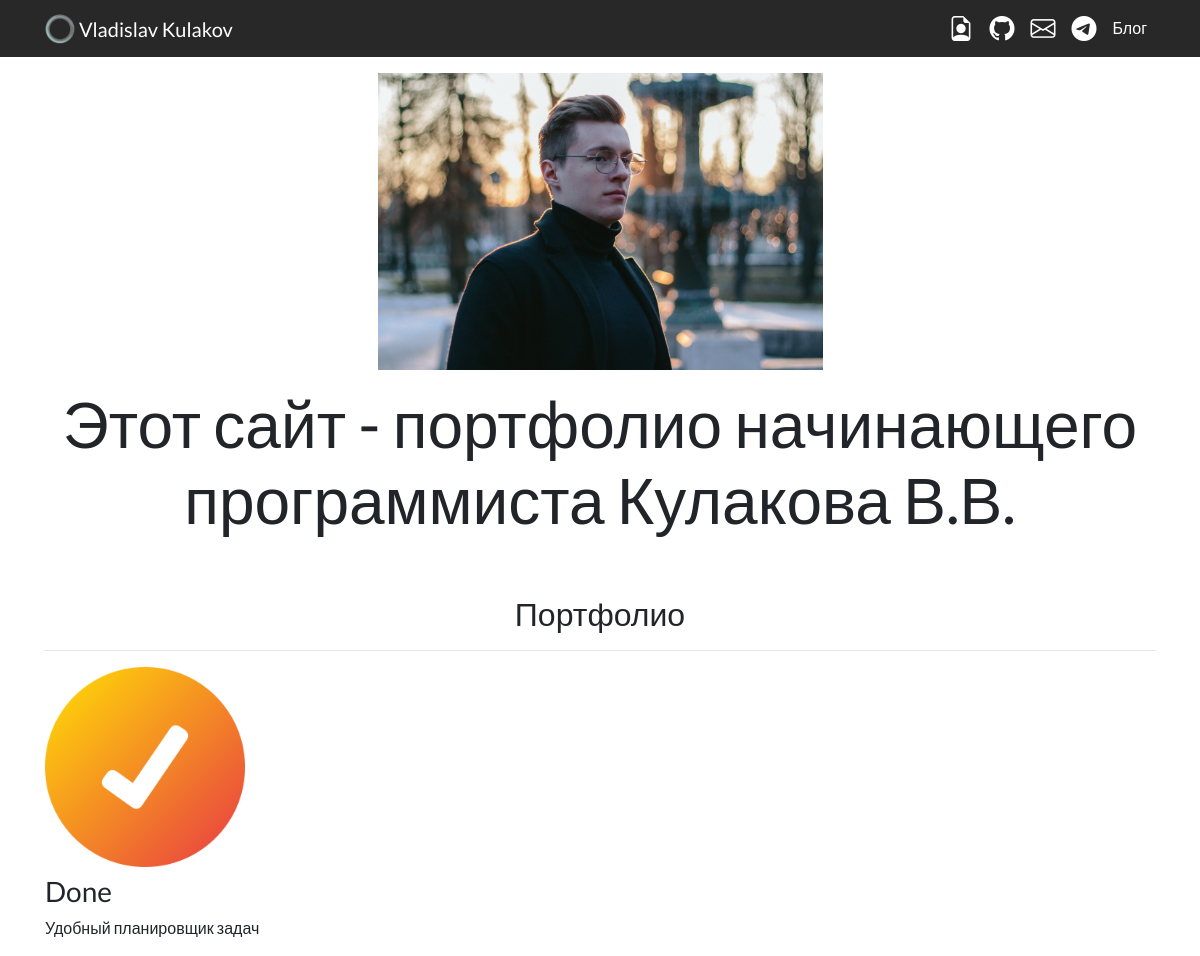
The page / on the database its author committed.
### portfolio/models.py (models this page shows, shortened)
class Project(models.Model):
    title = models.CharField(max_length=100)
    description = models.CharField(max_length=250)
    image = models.ImageField(upload_to='portfolio/images/')
    url = models.URLField(blank=True)

### portfolio/views.py (the view)
# urls.py: 2. Add a URL to urlpatterns:  path('', views.home, name='home')
def home(request):
    projects = Project.objects.all()  # импортируем все данные из БД
    return render(request, 'portfolio/home.html', {'projects': projects})

### portfolio/templates/portfolio/home.html
{% extends 'portfolio/base.html' %}
{% load static %}
{% block content %}
<div class="row justify-content-center my-3">
    <div class="col-5">
        <img src="{% static 'portfolio/IMG_0372.jpg' %}" class="img-fluid">
    </div>
</div>
<div class="row justify-content-center mb-3">
    <div class="col-md-12 text-center">
        <h1 id="hometext" class="font-weight">Этот сайт - портфолио начинающего программиста Кулакова В.В.</h1>
    </div>
</div>
<h2 class="mt-5 text-center">Портфолио</h2>
<hr>
<div class="row">
    {% for project in projects %}
    <div class="col-lg-4 col-md-6">
        {% if project.url %}
        <a href="{{ project.url }}">
            <img src="{{ project.image.url }}" class="img-fluid mb-2" width="200" height="200">
        </a>
        {% else %}
        <img src="{{ project.image.url }}" class="img-fluid mb-2" width="200" height="200">
        {% endif %}
        <h3>{{ project.title }}</h3>
        <p>{{ project.description }}</p>
    </div>
    {% endfor %}
</div>
{% endblock %}

### portfolio/static/portfolio/custom.css (style rules this page uses)
body { font-family: 'Lato', sans-serif; #background: url("/static/portfolio/abs.png") 50% 0 no-repeat fixed; }
@media (min-width: 992px) { #hometext { font-size: 4rem; } }

### rows shown on the page
Project: image (picture), title "Done", description "Удобный планировщик задач"
